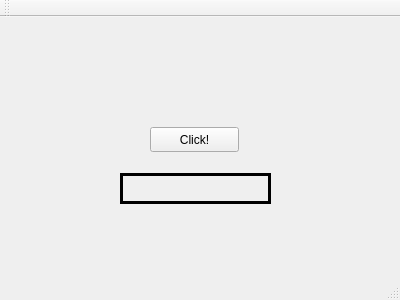
<?xml version="1.0" encoding="UTF-8"?>
<ui version="4.0">
 <class>MainWindow</class>
 <widget class="QMainWindow" name="MainWindow">
  <property name="geometry">
   <rect>
    <x>0</x>
    <y>0</y>
    <width>400</width>
    <height>300</height>
   </rect>
  </property>
  <property name="windowTitle">
   <string>MainWindow</string>
  </property>
  <widget class="QWidget" name="centralWidget">
   <widget class="QPushButton" name="helloBtn">
    <property name="geometry">
     <rect>
      <x>150</x>
      <y>110</y>
      <width>89</width>
      <height>25</height>
     </rect>
    </property>
    <property name="text">
     <string>Click!</string>
    </property>
   </widget>
   <widget class="QLabel" name="helloLbl">
    <property name="geometry">
     <rect>
      <x>120</x>
      <y>156</y>
      <width>151</width>
      <height>31</height>
     </rect>
    </property>
    <property name="frameShape">
     <enum>QFrame::Box</enum>
    </property>
    <property name="lineWidth">
     <number>3</number>
    </property>
    <property name="text">
     <string/>
    </property>
   </widget>
  </widget>
  <widget class="QMenuBar" name="menuBar">
   <property name="geometry">
    <rect>
     <x>0</x>
     <y>0</y>
     <width>400</width>
     <height>22</height>
    </rect>
   </property>
  </widget>
  <widget class="QToolBar" name="mainToolBar">
   <attribute name="toolBarArea">
    <enum>TopToolBarArea</enum>
   </attribute>
   <attribute name="toolBarBreak">
    <bool>false</bool>
   </attribute>
  </widget>
  <widget class="QStatusBar" name="statusBar"/>
 </widget>
 <layoutdefault spacing="6" margin="11"/>
 <resources/>
 <connections/>
</ui>
